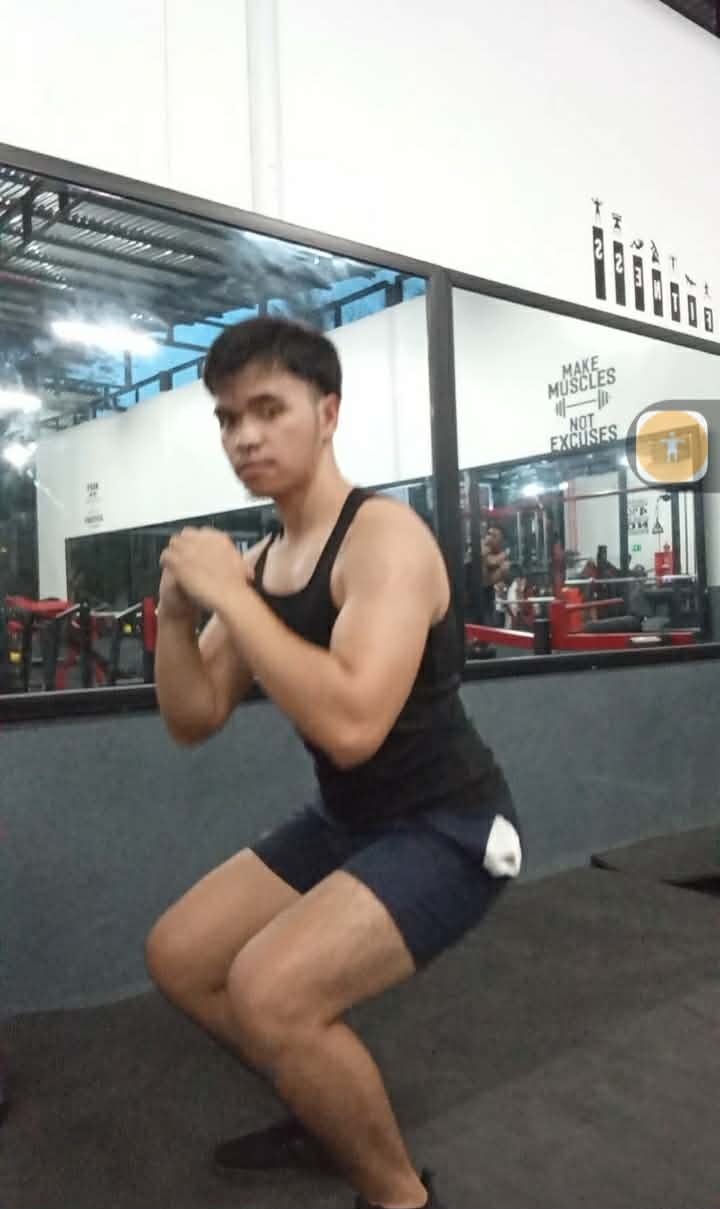
#> input picture vectofit_backend/apps/analytics/services/test_frame.jpg, 720 x 1209 px
$ python -i preprocessing.py   (imports and definitions only)
#> lines starting #> are read from the running program, lines starting #| are printed output that depends on the picture
#> further down, picture is the input picture: shape (1209, 720, 3); mean B, G, R 128.9, 133.2, 135.9
import cv2


def apply_clahe(frame, clip_limit=2.0, tile_grid_size=(8, 8), clahe=None):
#> called with clip_limit = 2, tile_grid_size = (8, 8)
    lab = cv2.cvtColor(frame, cv2.COLOR_BGR2LAB)
#> lab: shape (1209, 720, 3); mean of channels 0, 1, 2 137.9, 128.6, 130.8
    l_channel, a_channel, b_channel = cv2.split(lab)
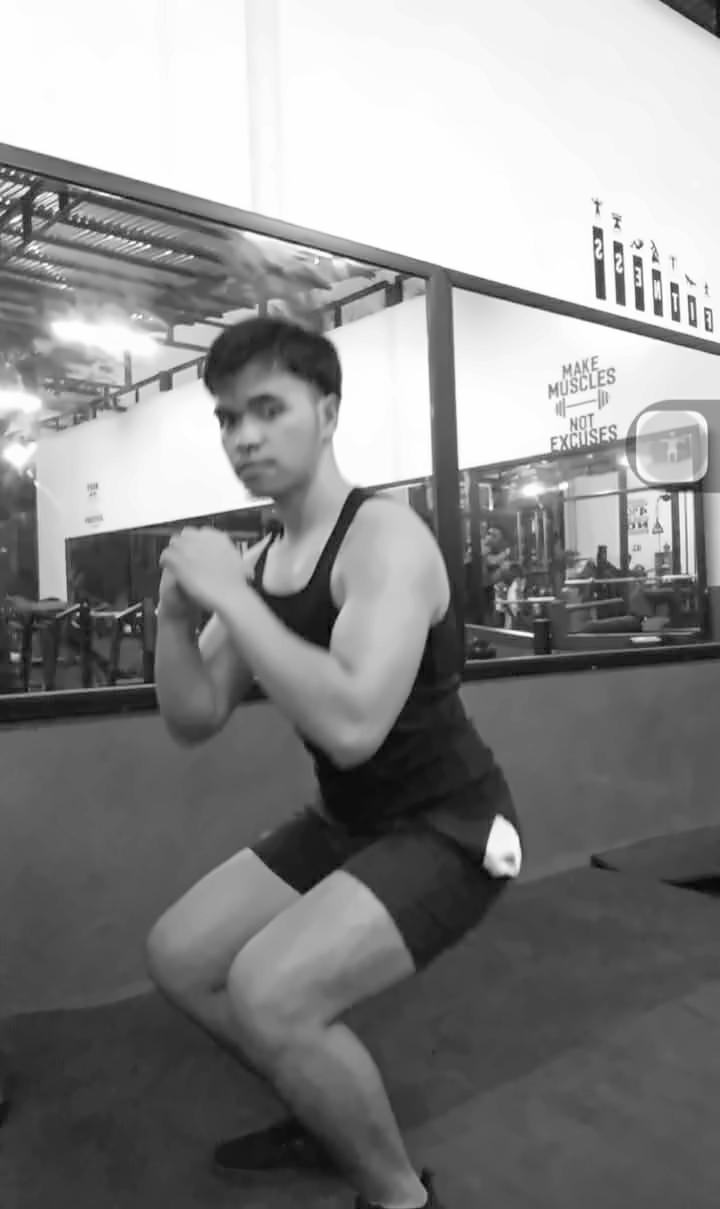
#> l_channel: shape (1209, 720); min 3, max 254, mean 137.9
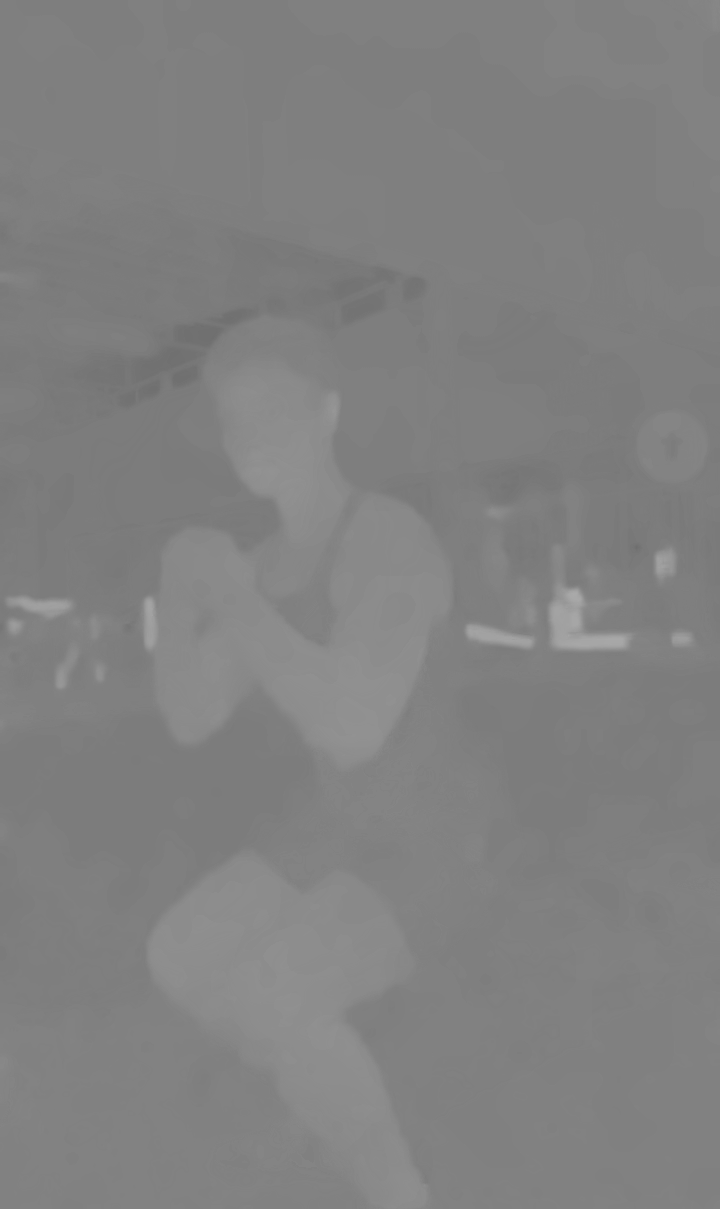
#> a_channel: shape (1209, 720); min 110, max 170, mean 128.6

    if clahe is None:
        clahe = cv2.createCLAHE(
            clipLimit=clip_limit,
            tileGridSize=tile_grid_size,
        )

    enhanced_l_channel = clahe.apply(l_channel)
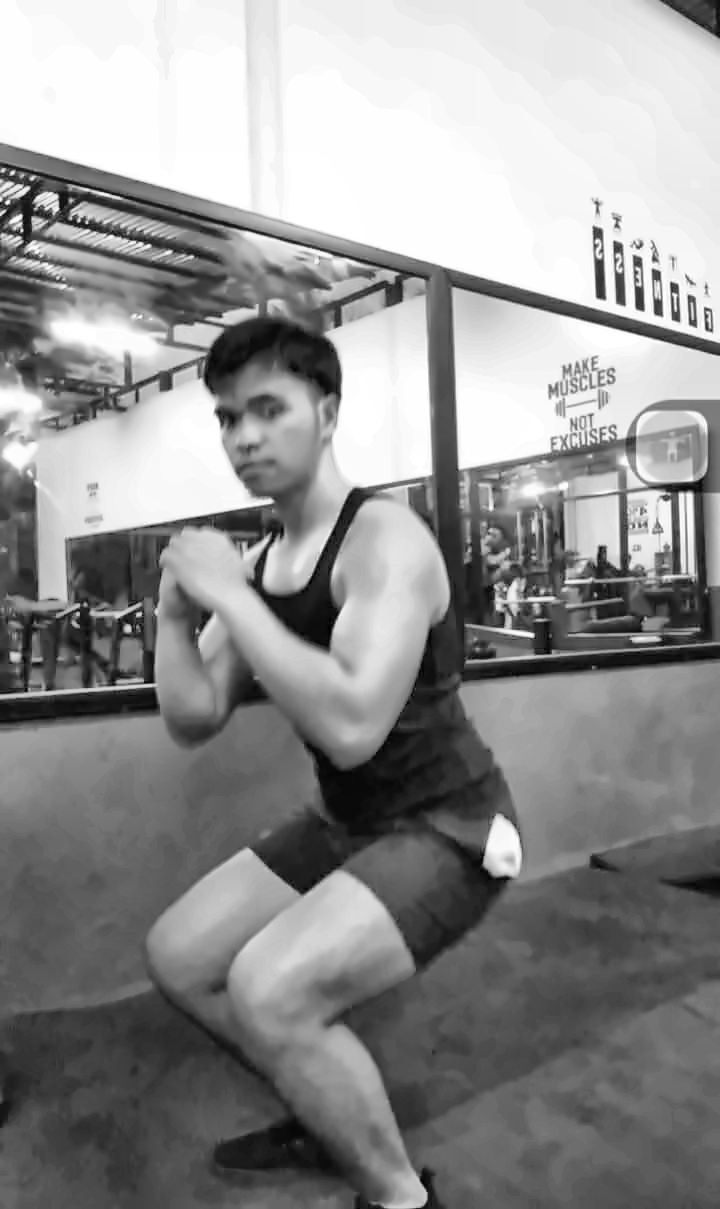
#> enhanced_l_channel: shape (1209, 720); min 1, max 255, mean 145.2
    lab_image = cv2.merge((enhanced_l_channel, a_channel, b_channel))
#> lab_image: shape (1209, 720, 3); mean of channels 0, 1, 2 145.2, 128.6, 130.8

    return cv2.cvtColor(lab_image, cv2.COLOR_LAB2BGR)
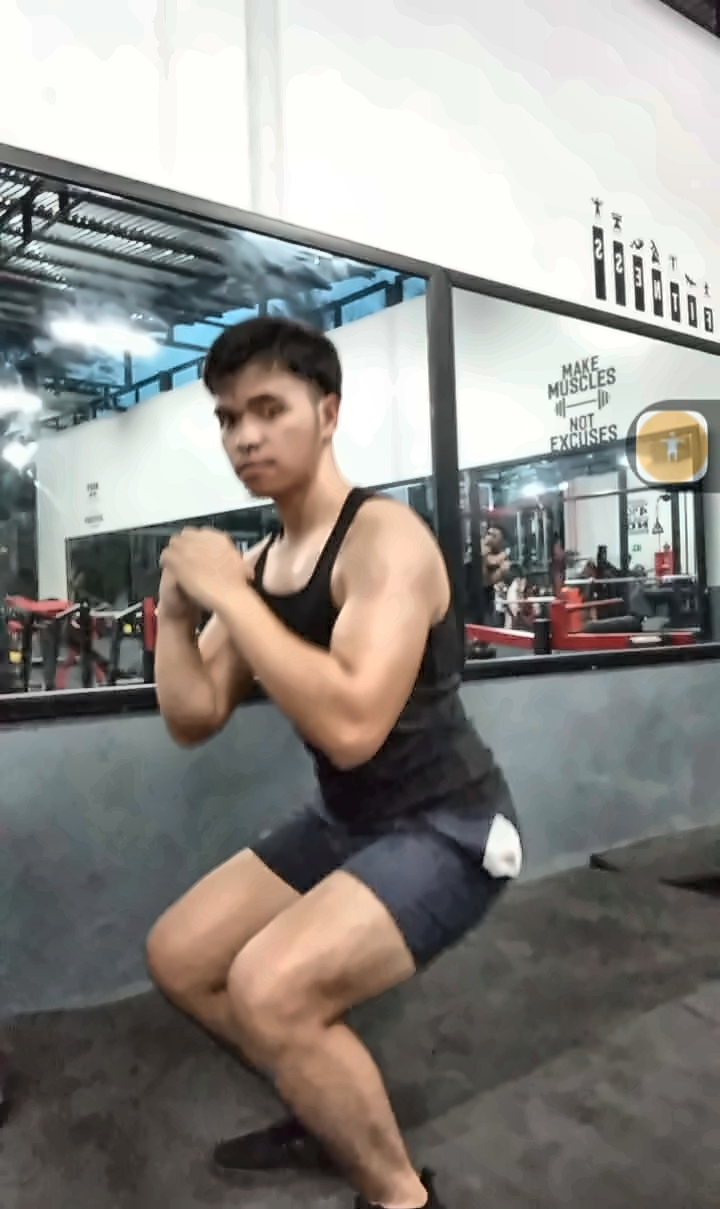
#> returned value: shape (1209, 720, 3); mean B, G, R 135.6, 139.9, 142.7


def preprocess_frame(
    frame,
    h_luminance=3,
    photo_render=3,
    clahe=None,
):
    denoised_frame = cv2.fastNlMeansDenoisingColored(
        frame,
        None,
        h_luminance,
        photo_render,
    )

    return apply_clahe(denoised_frame, clahe=clahe)

>>> import cv2
>>> picture = cv2.imread('test_frame.jpg')
>>> result = preprocess_frame(picture)
